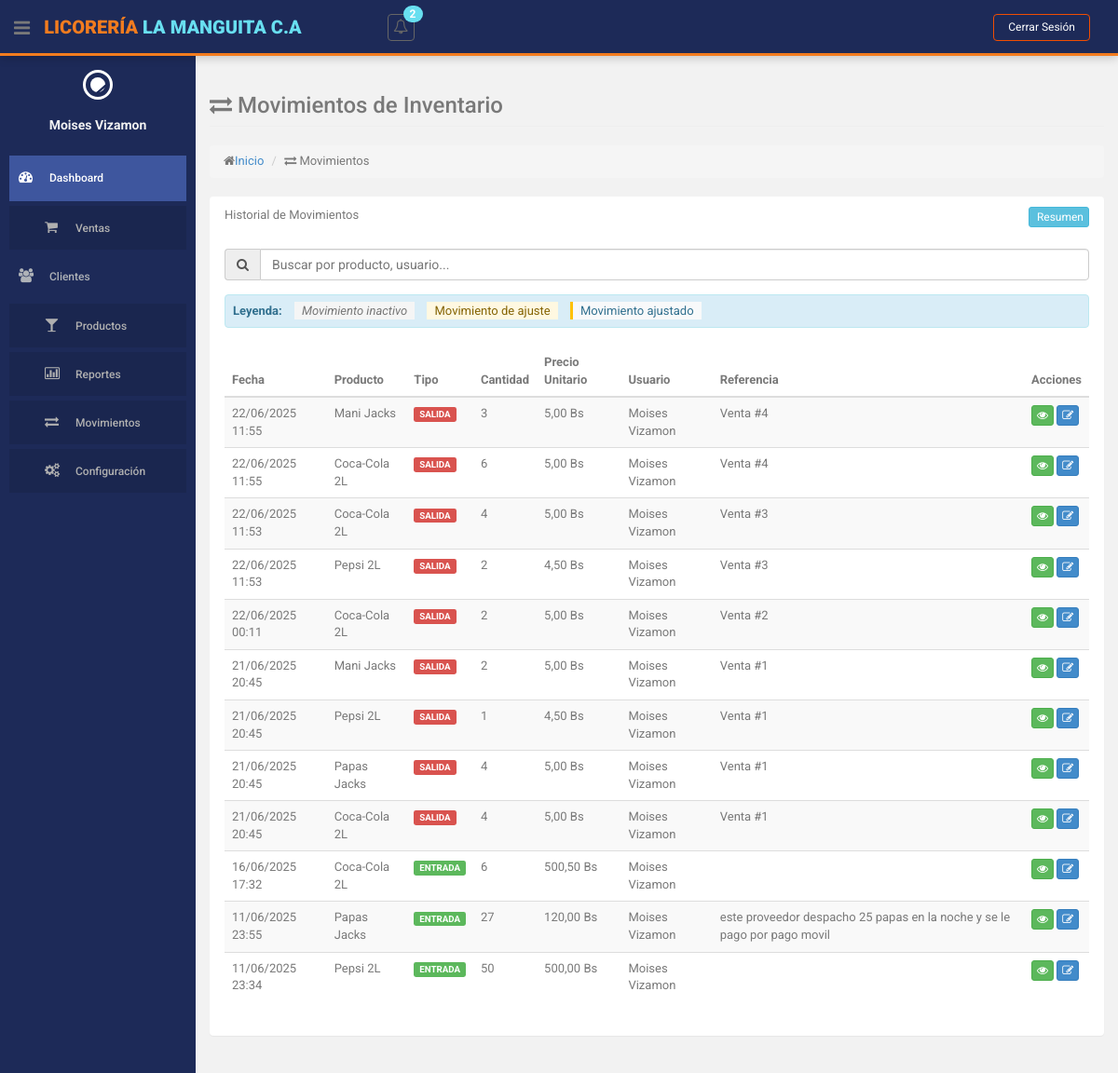
Before: /index.php?action=movimientos-inventario (signed in) with the older database file.
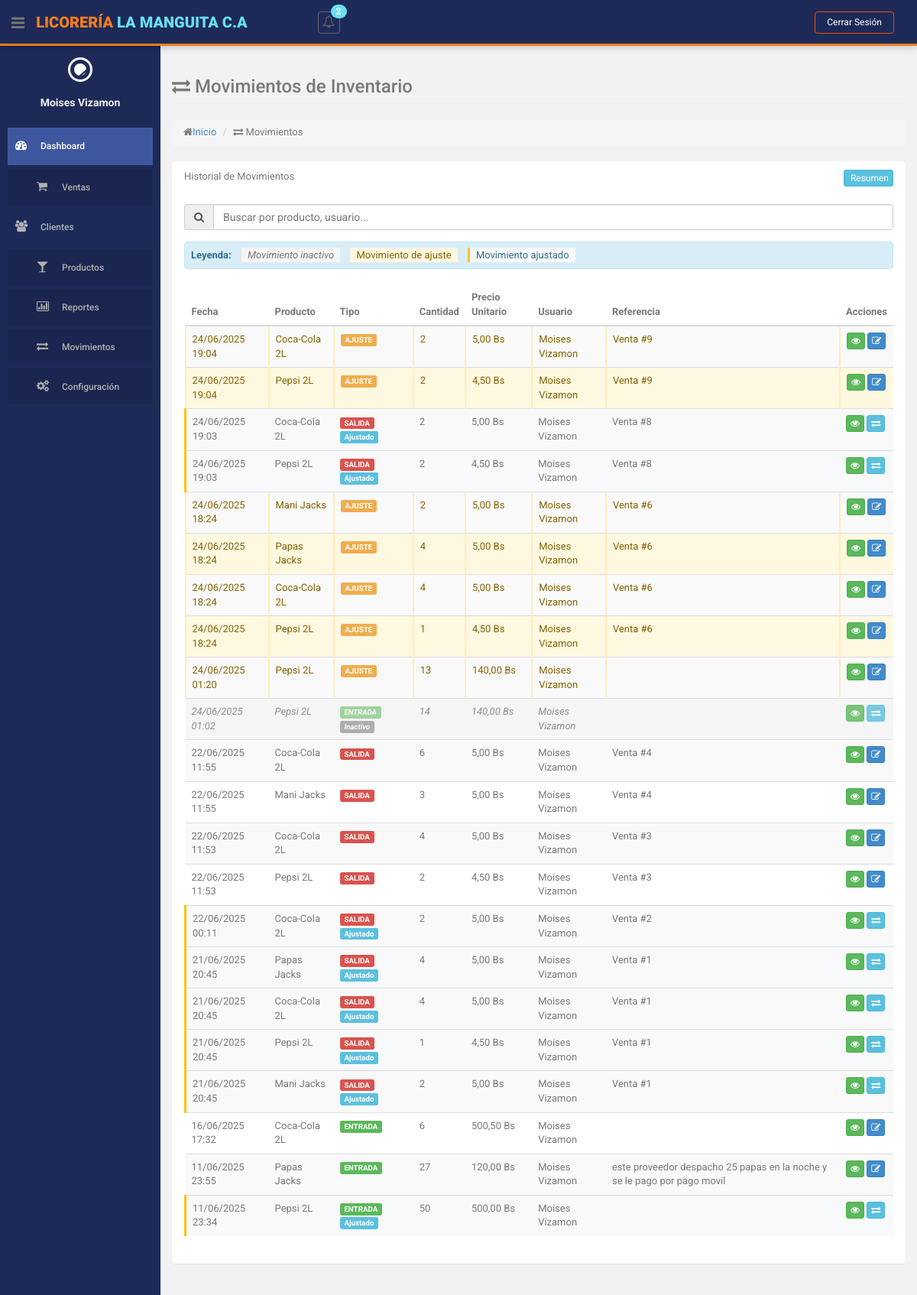
After: the same page with the newer database file.
### tables this page shows
CREATE TABLE `movimientos_inventario` (
  `id` int(11) NOT NULL,
  `id_producto` int(10) NOT NULL,
  `tipo_movimiento` enum('ENTRADA','SALIDA','AJUSTE') NOT NULL,
  `cantidad` int(11) NOT NULL,
  `precio_unitario` decimal(10,2) DEFAULT NULL,
  `id_referencia` int(11) DEFAULT NULL COMMENT 'ID de la tabla referencia (venta, compra, etc)',
  `tipo_referencia` varchar(50) DEFAULT NULL COMMENT 'Tipo de referencia (VENTA, COMPRA, etc)',
  `fecha_movimiento` datetime NOT NULL DEFAULT current_timestamp(),
  `id_usuario` int(10) NOT NULL,
  `observaciones` varchar(255) DEFAULT NULL,
  `id_estatus` int(11) NOT NULL DEFAULT 1,
  `id_movimiento_original` int(11) DEFAULT NULL,
  `fecha_actualizacion` datetime DEFAULT NULL
);

CREATE TABLE `producto` (
  `id` int(10) NOT NULL,
  `descripcion` varchar(255) NOT NULL,
  `cantidad` int(255) NOT NULL,
  `precio` decimal(10,2) NOT NULL,
  `id_categoria` int(11) NOT NULL,
  `id_estatus` int(11) NOT NULL
);

### controllers/MovimientoInventarioController.php (called while the page is built, shortened)
<?php
class MovimientoInventarioController
{
    private $model;
    public function __construct()
    {
        require_once ROOT_PATH . 'models/MovimientoInventarioModel.php';
        $this->model = new MovimientoInventarioModel();
    }
    public function index()
    {
        $movimientos = $this->model->obtenerTodosMovimientos();
        $this->loadView('movimientos_inventario/index', ['movimientos' => $movimientos]);
    }
    private function loadView($view, $data = [])
    {
        extract($data);
        require ROOT_PATH . 'views/layouts/header.php';
        require ROOT_PATH . 'views/' . $view . '.php';
        require ROOT_PATH . 'views/layouts/footer.php';
    }
}

### models/MovimientoInventarioModel.php (called while the page is built, shortened)
<?php
class MovimientoInventarioModel
{
    private $db;
    public function __construct()
    {
        require_once ROOT_PATH . 'config/database.php';
        $database = new Database();
        $this->db = $database->getConnection();
    }
    public function obtenerTodosMovimientos()
    {
        $query = "SELECT mi.*,
                  p.descripcion as producto,
                  CONCAT(u.nombres, ' ', u.apellidos) as usuario,
                  e.nombre as estado,
                  CASE
                    WHEN mi.tipo_referencia = 'VENTA' THEN CONCAT('Venta #', mi.id_referencia)
                    WHEN mi.tipo_referencia = 'COMPRA' THEN CONCAT('Compra #', mi.id_referencia)
                    WHEN mi.tipo_referencia = 'AJUSTE' THEN CONCAT('Ajuste #', mi.id)
                    ELSE mi.observaciones
                  END as referencia,
                  -- Verificar si este movimiento está relacionado con un ajuste
                  (SELECT COUNT(*) FROM movimientos_inventario ma
                   WHERE (ma.id_movimiento_original = mi.id OR ma.id_movimiento_original = mi.id_referencia)
                   AND ma.tipo_movimiento = 'AJUSTE') as tiene_ajuste,
                  -- Obtener el ID del ajuste relacionado si existe
                  (SELECT ma.id FROM movimientos_inventario ma
                   WHERE (ma.id_movimiento_original = mi.id OR ma.id_movimiento_original = mi.id_referencia)
                   AND ma.tipo_movimiento = 'AJUSTE' LIMIT 1) as id_ajuste_relacionado
                  FROM movimientos_inventario mi
                  JOIN producto p ON mi.id_producto = p.id
                  JOIN usuarios u ON mi.id_usuario = u.id
                  JOIN estatus e ON mi.id_estatus = e.id
                  ORDER BY mi.fecha_movimiento DESC";
        $stmt = $this->db->prepare($query);
        $stmt->execute();
        return $stmt->fetchAll(PDO::FETCH_ASSOC);
    }
}

### config/database.php (called while the page is built, shortened)
<?php
class Database {
    private $host = 'localhost';
    private $db_name = 'licoreria';
    private $username = 'root';
    private $password = '';
    public function getConnection() {
        $this->conn = null;
        try {
            $this->conn = new PDO(
                "mysql:host=" . $this->host . ";dbname=" . $this->db_name,
                $this->username,
                $this->password
            );
            $this->conn->exec("set names utf8");
            $this->conn->setAttribute(PDO::ATTR_ERRMODE, PDO::ERRMODE_EXCEPTION);
        } catch(PDOException $exception) {
            echo "Error de conexión: " . $exception->getMessage();
        }
        return $this->conn;
    }
}
?>

### views/movimientos_inventario/index.php (the view, shortened to what the rows shown need)
<section id="main-content">
    <section class="wrapper">
        <div class="row">
            <div class="col-lg-12">
                <section class="panel">
                    <div class="panel-body">
                        <table id="tablaMovimientos" class="table table-striped table-advance table-hover">
                            <thead>
                                <tr>
                                    <th>Fecha</th>
                                    <th>Producto</th>
                                    <th>Tipo</th>
                                    <th>Cantidad</th>
                                    <th>Precio Unitario</th>
                                    <th>Usuario</th>
                                    <th>Referencia</th>
                                    <th>Acciones</th>
                                </tr>
                            </thead>
                            <tbody>
                                <?php foreach ($movimientos as $movimiento): ?>
                                    <tr class="<?php
                                        if ($movimiento['id_estatus'] == 2) {
                                            echo 'inactive-movement';
                                        } elseif ($movimiento['tipo_movimiento'] == 'AJUSTE') {
                                            echo 'adjustment-movement';
                                        } elseif ($movimiento['tiene_ajuste'] > 0) {
                                            echo 'related-to-adjustment';
                                        } else {
                                            echo '';
                                        }
                                    ?>">
                                        <td><?= date('d/m/Y H:i', strtotime($movimiento['fecha_movimiento'])); ?></td>
                                        <td><?= htmlspecialchars($movimiento['producto']); ?></td>
                                        <td>
                                            <span class="label label-<?= $movimiento['tipo_movimiento'] == 'ENTRADA' ? 'success' : ($movimiento['tipo_movimiento'] == 'SALIDA' ? 'danger' : 'warning'); ?>">
                                                <?= $movimiento['tipo_movimiento']; ?>
                                            </span>
                                            <?php if ($movimiento['id_estatus'] == 2): ?>
                                                <span class="label label-default">Inactivo</span>
                                            <?php elseif ($movimiento['tiene_ajuste'] > 0): ?>
                                                <span class="label label-info">Ajustado</span>
                                            <?php endif; ?>
                                        </td>
                                        <td><?= $movimiento['cantidad']; ?></td>
                                        <td><?= number_format($movimiento['precio_unitario'], 2, ',', '.'); ?> Bs</td>
                                        <td><?= $movimiento['usuario']; ?></td>
                                        <td><?= $movimiento['referencia'] ?? 'N/A'; ?></td>
                                        <td>
                                            <a href="<?= BASE_URL ?>index.php?action=movimientos-inventario&method=mostrar&id=<?= $movimiento['id']; ?>"
                                                class="btn btn-success btn-xs" title="Ver Detalles">
                                                <i class="fa fa-eye"></i>
                                            </a>
                                            <?php if ($movimiento['id_estatus'] == 1 && $movimiento['tiene_ajuste'] == 0): ?>
                                                <?php if ($movimiento['tipo_movimiento'] == 'SALIDA' && $movimiento['tipo_referencia'] == 'VENTA'): ?>
                                                    <a href="<?= BASE_URL ?>index.php?action=movimientos-inventario&method=modificarVenta&id=<?= $movimiento['id_referencia'] ?>"
                                                       class="btn btn-primary btn-xs" title="Modificar Venta">
                                                        <i class="fa fa-edit"></i>
                                                    </a>
                                                <?php elseif ($movimiento['tipo_movimiento'] == 'ENTRADA'): ?>
                                                    <a href="<?= BASE_URL ?>index.php?action=movimientos-inventario&method=editar&id=<?= $movimiento['id'] ?>"
                                                       class="btn btn-primary btn-xs" title="Editar Entrada">
                                                        <i class="fa fa-edit"></i>
                                                    </a>
                                                <?php else: ?>
                                                    <a href="<?= BASE_URL ?>index.php?action=movimientos-inventario&method=editar&id=<?= $movimiento['id'] ?>"
                                                       class="btn btn-primary btn-xs" title="Editar">
                                                        <i class="fa fa-edit"></i>
                                                    </a>
                                                <?php endif; ?>
                                            <?php elseif ($movimiento['tiene_ajuste'] > 0): ?>
                                                <a href="<?= BASE_URL ?>index.php?action=movimientos-inventario&method=mostrar&id=<?= $movimiento['id_ajuste_relacionado'] ?>"
                                                   class="btn btn-info btn-xs" title="Ver Ajuste">
                                                    <i class="fa fa-exchange"></i>
                                                </a>
                                            <?php endif; ?>
                                        </td>
                                    </tr>
                                <?php endforeach; ?>
                            </tbody>
                        </table>
                    </div>
                </section>
            </div>
        </div>
    </section>
</section>

Changed rows visible on the page:
added movimientos_inventario: fecha_movimiento "24/06/2025 19:04", id_producto.descripcion "Coca-Cola 2L", tipo_movimiento "AJUSTE", cantidad "2", precio_unitario "5,00", usuario "Moises Vizamon", referencia "Venta #9"
added movimientos_inventario: fecha_movimiento "24/06/2025 19:04", id_producto.descripcion "Pepsi 2L", tipo_movimiento "AJUSTE", cantidad "2", precio_unitario "4,50", usuario "Moises Vizamon", referencia "Venta #9"
added movimientos_inventario: fecha_movimiento "24/06/2025 19:03", id_producto.descripcion "Coca-Cola 2L", tipo_movimiento "SALIDA", shows "Ajustado", cantidad "2", precio_unitario "5,00", usuario "Moises Vizamon", referencia "Venta #8"
added movimientos_inventario: fecha_movimiento "24/06/2025 19:03", id_producto.descripcion "Pepsi 2L", tipo_movimiento "SALIDA", shows "Ajustado", cantidad "2", precio_unitario "4,50", usuario "Moises Vizamon", referencia "Venta #8"
added movimientos_inventario: fecha_movimiento "24/06/2025 18:24", id_producto.descripcion "Mani Jacks", tipo_movimiento "AJUSTE", cantidad "2", precio_unitario "5,00", usuario "Moises Vizamon", referencia "Venta #6"
added movimientos_inventario: fecha_movimiento "24/06/2025 18:24", id_producto.descripcion "Papas Jacks", tipo_movimiento "AJUSTE", cantidad "4", precio_unitario "5,00", usuario "Moises Vizamon", referencia "Venta #6"
added movimientos_inventario: fecha_movimiento "24/06/2025 18:24", id_producto.descripcion "Coca-Cola 2L", tipo_movimiento "AJUSTE", cantidad "4", precio_unitario "5,00", usuario "Moises Vizamon", referencia "Venta #6"
added movimientos_inventario: fecha_movimiento "24/06/2025 18:24", id_producto.descripcion "Pepsi 2L", tipo_movimiento "AJUSTE", cantidad "1", precio_unitario "4,50", usuario "Moises Vizamon", referencia "Venta #6"
added movimientos_inventario: fecha_movimiento "24/06/2025 01:20", id_producto.descripcion "Pepsi 2L", tipo_movimiento "AJUSTE", cantidad "13", precio_unitario "140,00", usuario "Moises Vizamon"
added movimientos_inventario: fecha_movimiento "24/06/2025 01:02", id_producto.descripcion "Pepsi 2L", tipo_movimiento "ENTRADA", shows "Inactivo", cantidad "14", precio_unitario "140,00", usuario "Moises Vizamon"
shown differently, row unchanged: movimientos_inventario (number 11 of 22 on the later page): moves up the list
shown differently, row unchanged: movimientos_inventario (number 15 of 22 on the later page): now shows "Ajustado"
shown differently, row unchanged: movimientos_inventario (number 16 of 22 on the later page): now shows "Ajustado"
shown differently, row unchanged: movimientos_inventario (number 17 of 22 on the later page): now shows "Ajustado"
shown differently, row unchanged: movimientos_inventario (number 18 of 22 on the later page): now shows "Ajustado"; moves down the list
shown differently, row unchanged: movimientos_inventario (number 19 of 22 on the later page): now shows "Ajustado"; moves down the list
shown differently, row unchanged: movimientos_inventario (number 22 of 22 on the later page): now shows "Ajustado"
